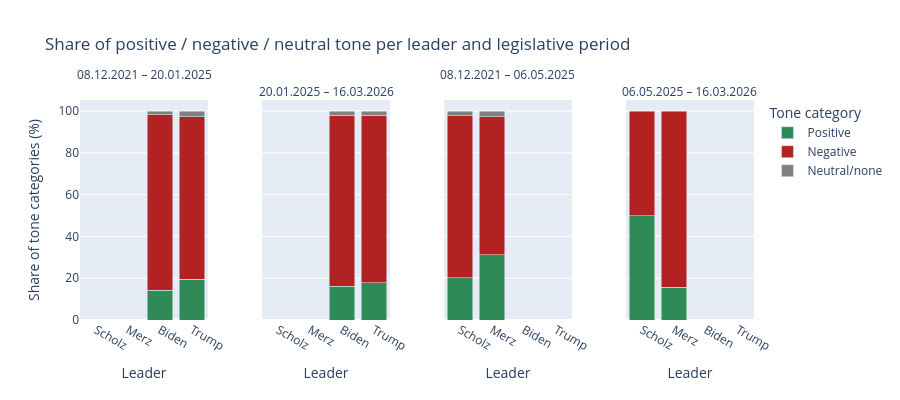

Notebook cell for this chart:
### Code cell
import plotly.express as px

df_long = counts_pct.copy()
df_long["PeriodLabel"] = df_long["PeriodLegis"].map(period_label_map)

fig = px.bar(
    df_long,
    x="Leader",
    y="Pct",
    color="ToneCategory",
    barmode="stack",
    facet_col="PeriodLabel",
    facet_col_spacing=0.08,
    category_orders={
        "Leader": ["Scholz", "Merz", "Biden", "Trump"],
        "ToneCategory": ["Positive", "Negative", "Neutral/none"],
    },
    color_discrete_map={
        "Positive": "seagreen",
        "Negative": "firebrick",
        "Neutral/none": "gray",
    },
    labels={"PeriodLabel": ""},
    title="Share of positive / negative / neutral tone per leader and legislative period",
    custom_data=["PeriodLabel", "ToneCategory"],
)

for anno in fig.layout.annotations:
    if anno.text and "=" in anno.text:
        anno.text = anno.text.split("=", 1)[1]

for k, anno in enumerate(fig.layout.annotations):
    anno.y -= 0.01
    if k % 2 == 0:
        anno.y += 0.08

fig.update_layout(
    yaxis_title="Share of tone categories (%)",
    xaxis_title="Leader",
    legend_title_text="Tone category",
    height=400,
)

fig.update_traces(
    hovertemplate=(
        "Leader: %{x}<br>"
        "Period: %{customdata[0]}<br>"
        "Tone: %{customdata[1]}<br>"
        "Share: %{y:.1f}%<extra></extra>"
    )
)

fig.show()

fig.write_html("rq4_tone_per_leg_period_bar.html", include_plotlyjs="cdn")

### Figure 1 — Plotly figure (JSON) as saved in the notebook; plotly's stock layout.template omitted (floating-point values rounded to 4 significant figures)
{"data": [{"alignmentgroup": "True", "customdata": [["08.12.2021 – 20.01.2025", "Positive"], ["08.12.2021 – 20.01.2025", "Positive"]], "hovertemplate": "Leader: %{x}<br>Period: %{customdata[0]}<br>Tone: %{customdata[1]}<br>Share: %{y:.1f}%<extra></extra>", "legendgroup": "Positive", "marker": {"color": "seagreen", "pattern": {"shape": ""}}, "name": "Positive", "offsetgroup": "Positive", "orientation": "v", "showlegend": true, "textposition": "auto", "type": "bar", "x": ["Biden", "Trump"], "xaxis": "x", "y": [14.25, 19.62], "yaxis": "y"}, {"alignmentgroup": "True", "customdata": [["20.01.2025 – 16.03.2026", "Positive"], ["20.01.2025 – 16.03.2026", "Positive"]], "hovertemplate": "Leader: %{x}<br>Period: %{customdata[0]}<br>Tone: %{customdata[1]}<br>Share: %{y:.1f}%<extra></extra>", "legendgroup": "Positive", "marker": {"color": "seagreen", "pattern": {"shape": ""}}, "name": "Positive", "offsetgroup": "Positive", "orientation": "v", "showlegend": false, "textposition": "auto", "type": "bar", "x": ["Biden", "Trump"], "xaxis": "x2", "y": [16.11, 17.94], "yaxis": "y2"}, {"alignmentgroup": "True", "customdata": [["08.12.2021 – 06.05.2025", "Positive"], ["08.12.2021 – 06.05.2025", "Positive"]], "hovertemplate": "Leader: %{x}<br>Period: %{customdata[0]}<br>Tone: %{customdata[1]}<br>Share: %{y:.1f}%<extra></extra>", "legendgroup": "Positive", "marker": {"color": "seagreen", "pattern": {"shape": ""}}, "name": "Positive", "offsetgroup": "Positive", "orientation": "v", "showlegend": false, "textposition": "auto", "type": "bar", "x": ["Merz", "Scholz"], "xaxis": "x3", "y": [31.11, 20.27], "yaxis": "y3"}, {"alignmentgroup": "True", "customdata": [["06.05.2025 – 16.03.2026", "Positive"], ["06.05.2025 – 16.03.2026", "Positive"]], "hovertemplate": "Leader: %{x}<br>Period: %{customdata[0]}<br>Tone: %{customdata[1]}<br>Share: %{y:.1f}%<extra></extra>", "legendgroup": "Positive", "marker": {"color": "seagreen", "pattern": {"shape": ""}}, "name": "Positive", "offsetgroup": "Positive", "orientation": "v", "showlegend": false, "textposition": "auto", "type": "bar", "x": ["Merz", "Scholz"], "xaxis": "x4", "y": [15.79, 50], "yaxis": "y4"}, {"alignmentgroup": "True", "customdata": [["08.12.2021 – 20.01.2025", "Negative"], ["08.12.2021 – 20.01.2025", "Negative"]], "hovertemplate": "Leader: %{x}<br>Period: %{customdata[0]}<br>Tone: %{customdata[1]}<br>Share: %{y:.1f}%<extra></extra>", "legendgroup": "Negative", "marker": {"color": "firebrick", "pattern": {"shape": ""}}, "name": "Negative", "offsetgroup": "Negative", "orientation": "v", "showlegend": true, "textposition": "auto", "type": "bar", "x": ["Biden", "Trump"], "xaxis": "x", "y": [83.86, 77.68], "yaxis": "y"}, {"alignmentgroup": "True", "customdata": [["20.01.2025 – 16.03.2026", "Negative"], ["20.01.2025 – 16.03.2026", "Negative"]], "hovertemplate": "Leader: %{x}<br>Period: %{customdata[0]}<br>Tone: %{customdata[1]}<br>Share: %{y:.1f}%<extra></extra>", "legendgroup": "Negative", "marker": {"color": "firebrick", "pattern": {"shape": ""}}, "name": "Negative", "offsetgroup": "Negative", "orientation": "v", "showlegend": false, "textposition": "auto", "type": "bar", "x": ["Biden", "Trump"], "xaxis": "x2", "y": [81.82, 79.92], "yaxis": "y2"}, {"alignmentgroup": "True", "customdata": [["08.12.2021 – 06.05.2025", "Negative"], ["08.12.2021 – 06.05.2025", "Negative"]], "hovertemplate": "Leader: %{x}<br>Period: %{customdata[0]}<br>Tone: %{customdata[1]}<br>Share: %{y:.1f}%<extra></extra>", "legendgroup": "Negative", "marker": {"color": "firebrick", "pattern": {"shape": ""}}, "name": "Negative", "offsetgroup": "Negative", "orientation": "v", "showlegend": false, "textposition": "auto", "type": "bar", "x": ["Merz", "Scholz"], "xaxis": "x3", "y": [66.11, 77.35], "yaxis": "y3"}, {"alignmentgroup": "True", "customdata": [["06.05.2025 – 16.03.2026", "Negative"], ["06.05.2025 – 16.03.2026", "Negative"]], "hovertemplate": "Leader: %{x}<br>Period: %{customdata[0]}<br>Tone: %{customdata[1]}<br>Share: %{y:.1f}%<extra></extra>", "legendgroup": "Negative", "marker": {"color": "firebrick", "pattern": {"shape": ""}}, "name": "Negative", "offsetgroup": "Negative", "orientation": "v", "showlegend": false, "textposition": "auto", "type": "bar", "x": ["Merz", "Scholz"], "xaxis": "x4", "y": [84.21, 50], "yaxis": "y4"}, {"alignmentgroup": "True", "customdata": [["08.12.2021 – 20.01.2025", "Neutral/none"], ["08.12.2021 – 20.01.2025", "Neutral/none"]], "hovertemplate": "Leader: %{x}<br>Period: %{customdata[0]}<br>Tone: %{customdata[1]}<br>Share: %{y:.1f}%<extra></extra>", "legendgroup": "Neutral/none", "marker": {"color": "gray", "pattern": {"shape": ""}}, "name": "Neutral/none", "offsetgroup": "Neutral/none", "orientation": "v", "showlegend": true, "textposition": "auto", "type": "bar", "x": ["Biden", "Trump"], "xaxis": "x", "y": [1.897, 2.698], "yaxis": "y"}, {"alignmentgroup": "True", "customdata": [["20.01.2025 – 16.03.2026", "Neutral/none"], ["20.01.2025 – 16.03.2026", "Neutral/none"]], "hovertemplate": "Leader: %{x}<br>Period: %{customdata[0]}<br>Tone: %{customdata[1]}<br>Share: %{y:.1f}%<extra></extra>", "legendgroup": "Neutral/none", "marker": {"color": "gray", "pattern": {"shape": ""}}, "name": "Neutral/none", "offsetgroup": "Neutral/none", "orientation": "v", "showlegend": false, "textposition": "auto", "type": "bar", "x": ["Biden", "Trump"], "xaxis": "x2", "y": [2.072, 2.135], "yaxis": "y2"}, {"alignmentgroup": "True", "customdata": [["08.12.2021 – 06.05.2025", "Neutral/none"], ["08.12.2021 – 06.05.2025", "Neutral/none"]], "hovertemplate": "Leader: %{x}<br>Period: %{customdata[0]}<br>Tone: %{customdata[1]}<br>Share: %{y:.1f}%<extra></extra>", "legendgroup": "Neutral/none", "marker": {"color": "gray", "pattern": {"shape": ""}}, "name": "Neutral/none", "offsetgroup": "Neutral/none", "orientation": "v", "showlegend": false, "textposition": "auto", "type": "bar", "x": ["Merz", "Scholz"], "xaxis": "x3", "y": [2.778, 2.376], "yaxis": "y3"}], "layout": {"annotations": [{"font": {}, "showarrow": false, "text": "08.12.2021 – 20.01.2025", "x": 0.095, "xanchor": "center", "xref": "paper", "y": 1.07, "yanchor": "bottom", "yref": "paper"}, {"font": {}, "showarrow": false, "text": "20.01.2025 – 16.03.2026", "x": 0.365, "xanchor": "center", "xref": "paper", "y": 0.99, "yanchor": "bottom", "yref": "paper"}, {"font": {}, "showarrow": false, "text": "08.12.2021 – 06.05.2025", "x": 0.635, "xanchor": "center", "xref": "paper", "y": 1.07, "yanchor": "bottom", "yref": "paper"}, {"font": {}, "showarrow": false, "text": "06.05.2025 – 16.03.2026", "x": 0.905, "xanchor": "center", "xref": "paper", "y": 0.99, "yanchor": "bottom", "yref": "paper"}], "barmode": "stack", "height": 400, "legend": {"title": {"text": "Tone category"}, "tracegroupgap": 0}, "title": {"text": "Share of positive / negative / neutral tone per leader and legislative period"}, "xaxis": {"anchor": "y", "categoryarray": ["Scholz", "Merz", "Biden", "Trump"], "categoryorder": "array", "domain": [0, 0.19], "title": {"text": "Leader"}}, "xaxis2": {"anchor": "y2", "categoryarray": ["Scholz", "Merz", "Biden", "Trump"], "categoryorder": "array", "domain": [0.27, 0.46], "matches": "x", "title": {"text": "Leader"}}, "xaxis3": {"anchor": "y3", "categoryarray": ["Scholz", "Merz", "Biden", "Trump"], "categoryorder": "array", "domain": [0.54, 0.73], "matches": "x", "title": {"text": "Leader"}}, "xaxis4": {"anchor": "y4", "categoryarray": ["Scholz", "Merz", "Biden", "Trump"], "categoryorder": "array", "domain": [0.81, 1], "matches": "x", "title": {"text": "Leader"}}, "yaxis": {"anchor": "x", "domain": [0, 1], "title": {"text": "Share of tone categories (%)"}}, "yaxis2": {"anchor": "x2", "domain": [0, 1], "matches": "y", "showticklabels": false}, "yaxis3": {"anchor": "x3", "domain": [0, 1], "matches": "y", "showticklabels": false}, "yaxis4": {"anchor": "x4", "domain": [0, 1], "matches": "y", "showticklabels": false}}}
